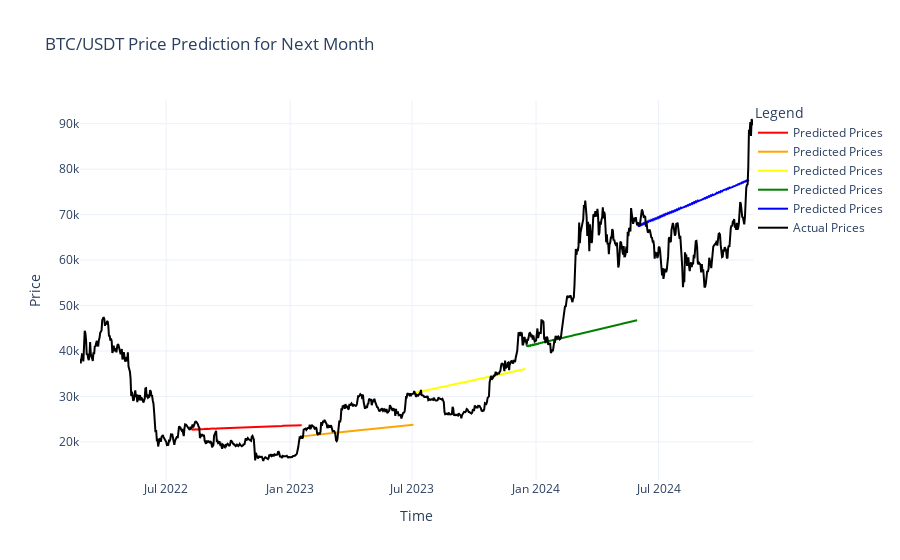

Notebook code for this chart:
### Markdown cell above
Let's run Arima with random parametrs

### Code cell
splitted = splitted_cross_validation_setup(btc_df, 5)
all_mse = []
data = []

for ind, (train_df, test_df) in enumerate(splitted):
    train = train_df['close']
    model = ARIMA(train, order=(5, 2, 4)).fit()
    forecast_steps = len(test_df)
    y_pred = model.get_forecast(steps=forecast_steps)

    predicted_mean = y_pred.predicted_mean
    pred_index = pd.date_range(start=train_df['time'].iloc[-1], periods=forecast_steps, freq='D')
    all_mse.append(mse(test_df['close'], predicted_mean))

    trace_predicted = go.Scatter(
        x=pred_index,
        y=predicted_mean,
        mode='lines',
        name='Predicted Prices',
        line=dict(color=colors[ind])
    )
    data.append(trace_predicted)

trace_actual = go.Scatter(
    x=btc_df['close_time'],
    y=btc_df['close'],
    mode='lines',
    name='Actual Prices',
    line=dict(color='black')
)

layout = go.Layout(
    title='BTC/USDT Price Prediction for Next Month',
    xaxis=dict(title='Time'),
    yaxis=dict(title='Price'),
    legend=dict(title='Legend', x=1, y=1),
    template="plotly_white"
)

data.append(trace_actual)

fig = go.Figure(data=data, layout=layout)

print("Average MSE: ", np.array(all_mse).mean())
fig.show()

### Figure 1 — Plotly figure (JSON) as saved in the notebook; plotly's stock layout.template omitted (floating-point values rounded to 4 significant figures; data arrays with more than 128 entries replaced by an {"elided": "..."} marker saying what was removed)
{"data": [{"line": {"color": "red"}, "mode": "lines", "name": "Predicted Prices", "type": "scatter", "x": {"elided": "166 str values"}, "y": {"elided": "166 float values"}}, {"line": {"color": "orange"}, "mode": "lines", "name": "Predicted Prices", "type": "scatter", "x": {"elided": "166 str values"}, "y": {"elided": "166 float values"}}, {"line": {"color": "yellow"}, "mode": "lines", "name": "Predicted Prices", "type": "scatter", "x": {"elided": "166 str values"}, "y": {"elided": "166 float values"}}, {"line": {"color": "green"}, "mode": "lines", "name": "Predicted Prices", "type": "scatter", "x": {"elided": "166 str values"}, "y": {"elided": "166 float values"}}, {"line": {"color": "blue"}, "mode": "lines", "name": "Predicted Prices", "type": "scatter", "x": {"elided": "166 str values"}, "y": {"elided": "166 float values"}}, {"line": {"color": "black"}, "mode": "lines", "name": "Actual Prices", "type": "scatter", "x": {"elided": "1000 str values"}, "y": {"elided": "1000 float values"}}], "layout": {"legend": {"title": {"text": "Legend"}, "x": 1, "y": 1}, "title": {"text": "BTC/USDT Price Prediction for Next Month"}, "xaxis": {"title": {"text": "Time"}}, "yaxis": {"title": {"text": "Price"}}}}
